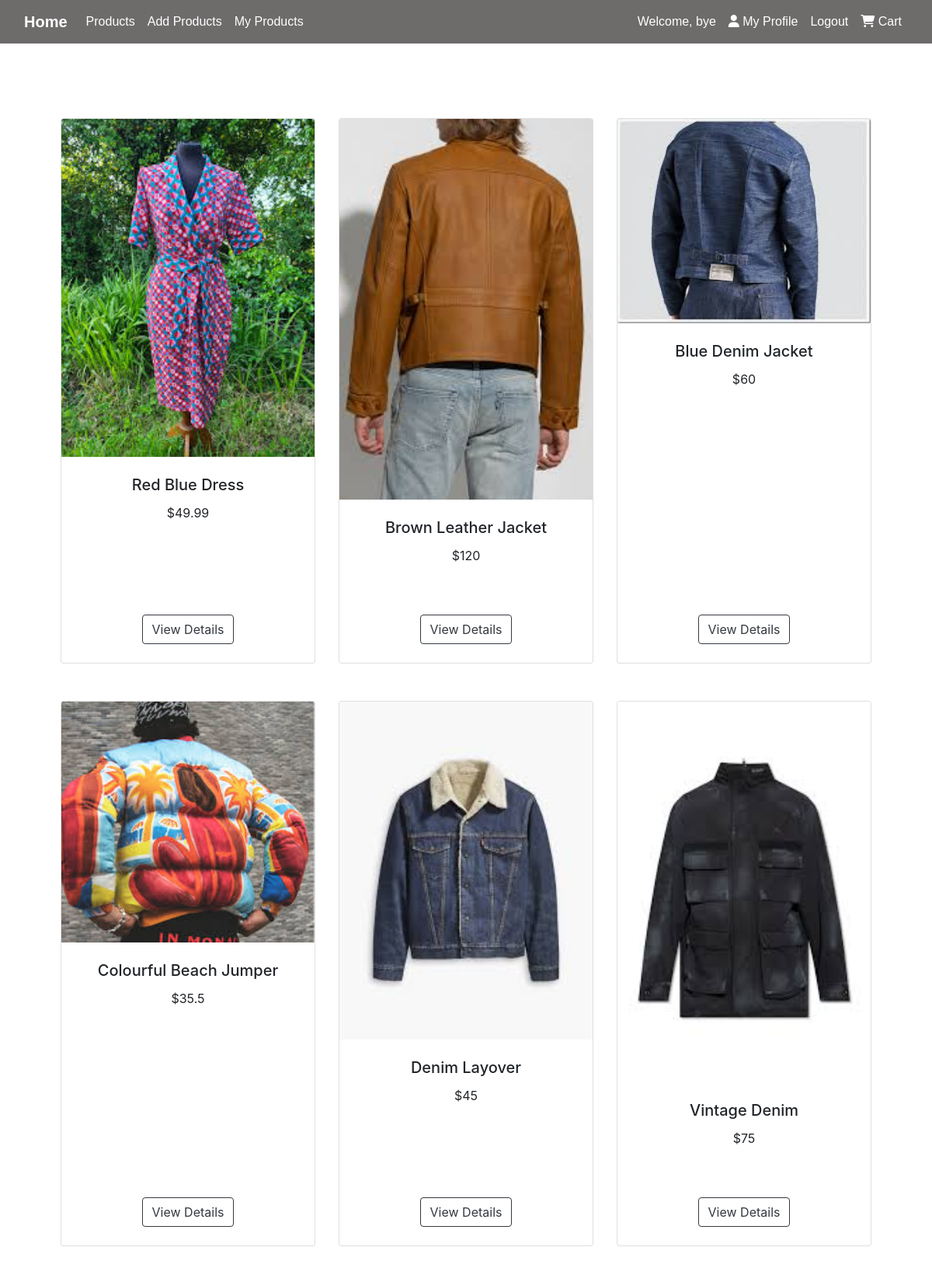
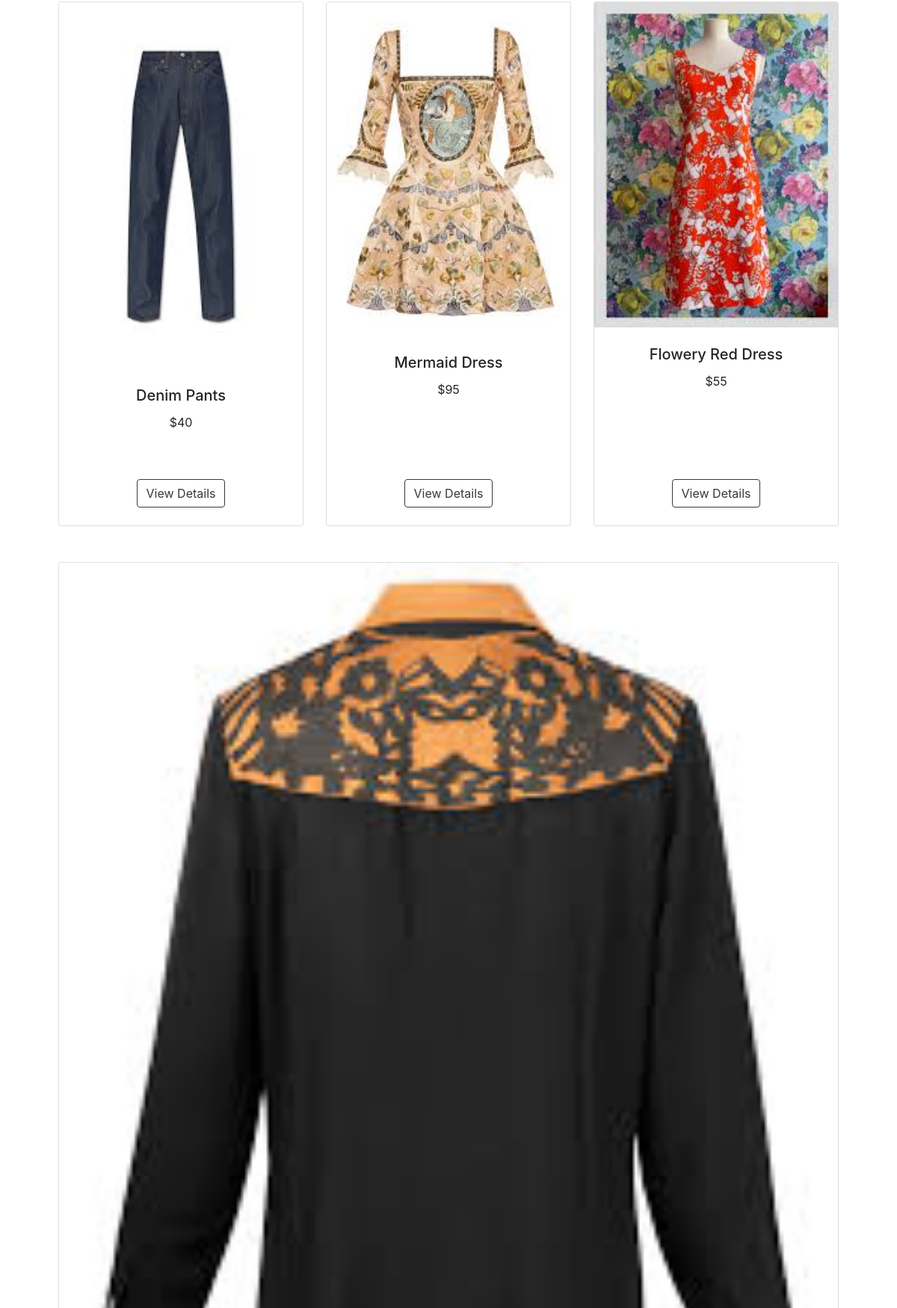
/my_products (signed in, upper part), run on the app's committed database (2 pictures, top to bottom).
### tables this page shows
CREATE TABLE "Products" (
	"product_id"	INTEGER NOT NULL,
	"user_id"	INTEGER NOT NULL,
	"product_name"	VARCHAR(45) NOT NULL,
	"description"	VARCHAR(45) NOT NULL,
	"price"	DECIMAL(10, 2),
	"size"	VARCHAR(10),
	"condition"	VARCHAR(20) NOT NULL,
	"image_url"	VARCHAR(255),
	"quantity"	INTEGER NOT NULL,
	"created_at"	DATETIME NOT NULL,
	"verified"	BOOLEAN NOT NULL,
	PRIMARY KEY("product_id" AUTOINCREMENT),
	FOREIGN KEY("user_id") REFERENCES "Users"("user_id")
);

### app.py (the view)
@app.route("/my_products")
def my_products():
    if "user_id" in session:
        user_id = session["user_id"]
    conn = sqlite3.connect("database.db")
    cursor = conn.cursor()
    cursor.execute("SELECT * FROM Products where user_id = ?", (user_id,))
    products = cursor.fetchall()
    conn.close()
    products_list = []
    for product in products:
        product_dict = {
            "product_id": product[0],
            "product_name": product[2],
            "price": product[4],
            "image_url": product[7],
        }
        products_list.append(product_dict)
    return render_template(
        "my_products.html", products_list=products_list, user_id=user_id
    )

### templates/my_products.html (shortened to what this page needs)
<html lang="en">
    {% include "header.html" %}
    <body>
        {% include "navbar.html" %}
        <section class="py-5">
            <div class="container px-4 px-lg-5 mt-5">
                {% for i in range(0, products_list|length, 3) %}
                <div class="row justify-content-center">
                    {% for product in products_list[i:i+3] %}
                        <div class="col mb-5{% if loop.index == 3 and loop.first %} offset-md-2{% endif %}">
                            <div class="card h-100">
                                <img src="{{ url_for('static', filename='productImg/' + product.image_url + '.jpg') }}" class="card-img-top" alt="{{ product.product_name }}">
                                <div class="card-body p-4">
                                    <div class="text-center">
                                        <h5 class="card-title">{{ product.product_name }}</h5>
                                        <p>${{ product.price }}</p>
                                    </div>
                                </div>
                                <div class="card-footer p-4 pt-0 border-top-0 bg-transparent">
                                    <div class="text-center"><a class="btn btn-outline-dark mt-auto" href="{{ url_for('my_products_details', product_id=product.product_id) }}">View Details</a></div>
                                </div>
                            </div>
                        </div>
                    {% endfor %}
                </div>
                {% endfor %}
            </div>
        </section>
    </body>
    </html>

### static/css/site.css (style rules this page uses)
html, body { height: 100%; margin: 0; padding: 0; }
body { display: flex; flex-direction: column; }

### data on the page
Products: image_url (picture), product_name "Red Blue Dress", price "49.99"
Products: image_url (picture), product_name "Brown Leather Jacket", price "120"
Products: image_url (picture), product_name "Blue Denim Jacket", price "60"
Products: image_url (picture), product_name "Colourful Beach Jumper", price "35.5"
Products: image_url (picture), product_name "Denim Layover", price "45"
Products: image_url (picture), product_name "Vintage Denim", price "75"
Products: image_url (picture), product_name "Denim Pants", price "40"
Products: image_url (picture), product_name "Mermaid Dress", price "95"
Products: image_url (picture), product_name "Flowery Red Dress", price "55"
Products: image_url (picture)

### other printed values
{{ session['name'] }} "bye"
